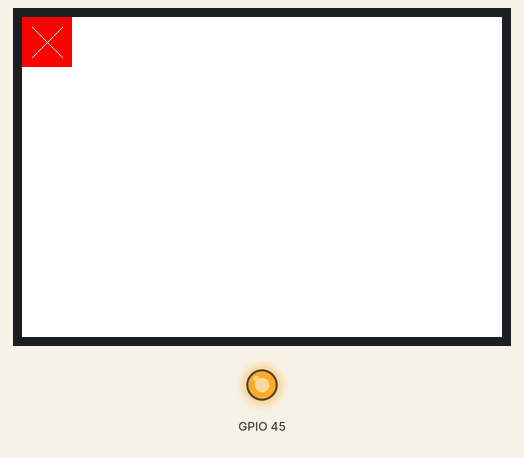
A sketch run on a simulated ESP32. On the bench: 480×320 colour display, output pins drawn as LEDs (lit = HIGH).

Above: at 0.4 s.

The sketch:

B_Utilisation_tactile.ino
```cpp
#include <LovyanGFX.hpp>

class LGFX : public lgfx::LGFX_Device {
  lgfx::Panel_ST7796 _panel;
  lgfx::Bus_Parallel8 _bus;
  lgfx::Touch_FT5x06 _touch;

public:
  LGFX() {
    auto cfg = _bus.config();
    cfg.freq_write = 20000000;
    cfg.pin_wr = 47;
    cfg.pin_rs = 0;
    cfg.pin_d0 = 9; cfg.pin_d1 = 46; cfg.pin_d2 = 3; cfg.pin_d3 = 8; cfg.pin_d4 = 18; cfg.pin_d5 = 17; cfg.pin_d6 = 16; cfg.pin_d7 = 15;
    _bus.config(cfg);
    _panel.setBus(&_bus);

    auto panel_cfg = _panel.config();
    panel_cfg.pin_rst = 4;
    panel_cfg.panel_width = 320;
    panel_cfg.panel_height = 480;
    _panel.config(panel_cfg);
    setPanel(&_panel);

    auto touch_cfg = _touch.config();
    touch_cfg.i2c_port = 1;
    touch_cfg.pin_sda = 6;
    touch_cfg.pin_scl = 5;
    touch_cfg.pin_int = 7;
    _touch.config(touch_cfg);
  }

  void initTouch() {_touch.init();}

  bool getTouch(int16_t* x, int16_t* y) {
    lgfx::v1::touch_point_t tp;
    bool touch = false;

    if (_touch.getTouchRaw(&tp, 1)){
      *x = tp.y;
      *y = 320-tp.x;
      touch = true;
    }
    return touch;
  }
};

LGFX lcd;

void dessin(){
  lcd.fillScreen(TFT_WHITE);
  lcd.fillRect(0, 0, 50, 50, TFT_RED);
  lcd.drawLine(10, 10, 40, 40, TFT_WHITE);
  lcd.drawLine(10, 40, 40, 10, TFT_WHITE);
}

void setup() {

  pinMode(45, OUTPUT);
  digitalWrite(45, HIGH);

  lcd.init();
  lcd.setRotation(1);
  lcd.setColorDepth(16);
  lcd.setSwapBytes(true);
  lcd.invertDisplay(true);
  dessin();
  lcd.initTouch();
}

void loop() {

  int16_t x, y;

  if (lcd.getTouch(&x, &y)) {
    if (x <= 50 && y <= 50) dessin();
    else lcd.fillCircle(x, y, 8, TFT_BLUE);
  }
  delay(10);
}
```
